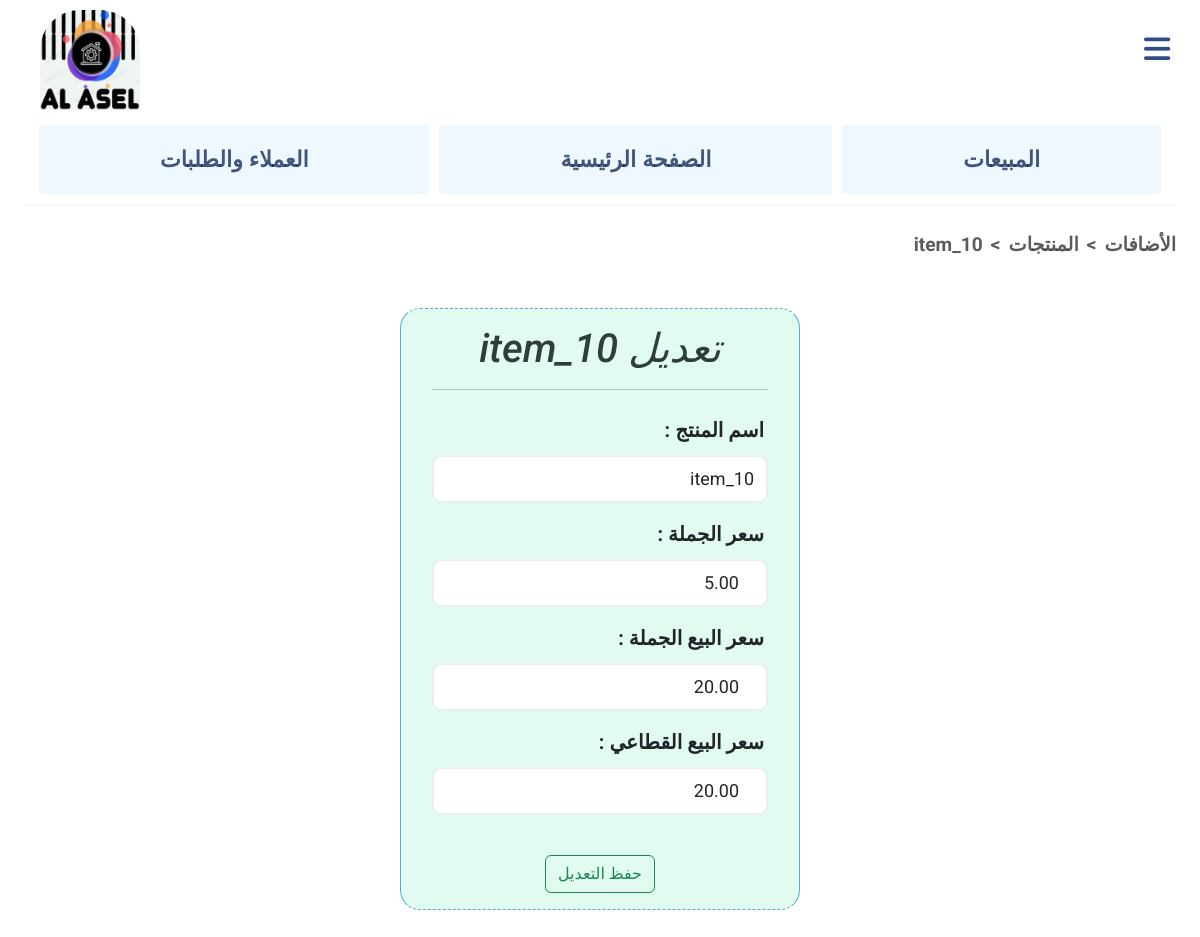
Before: /items_view/10 (signed in) with the older database file.
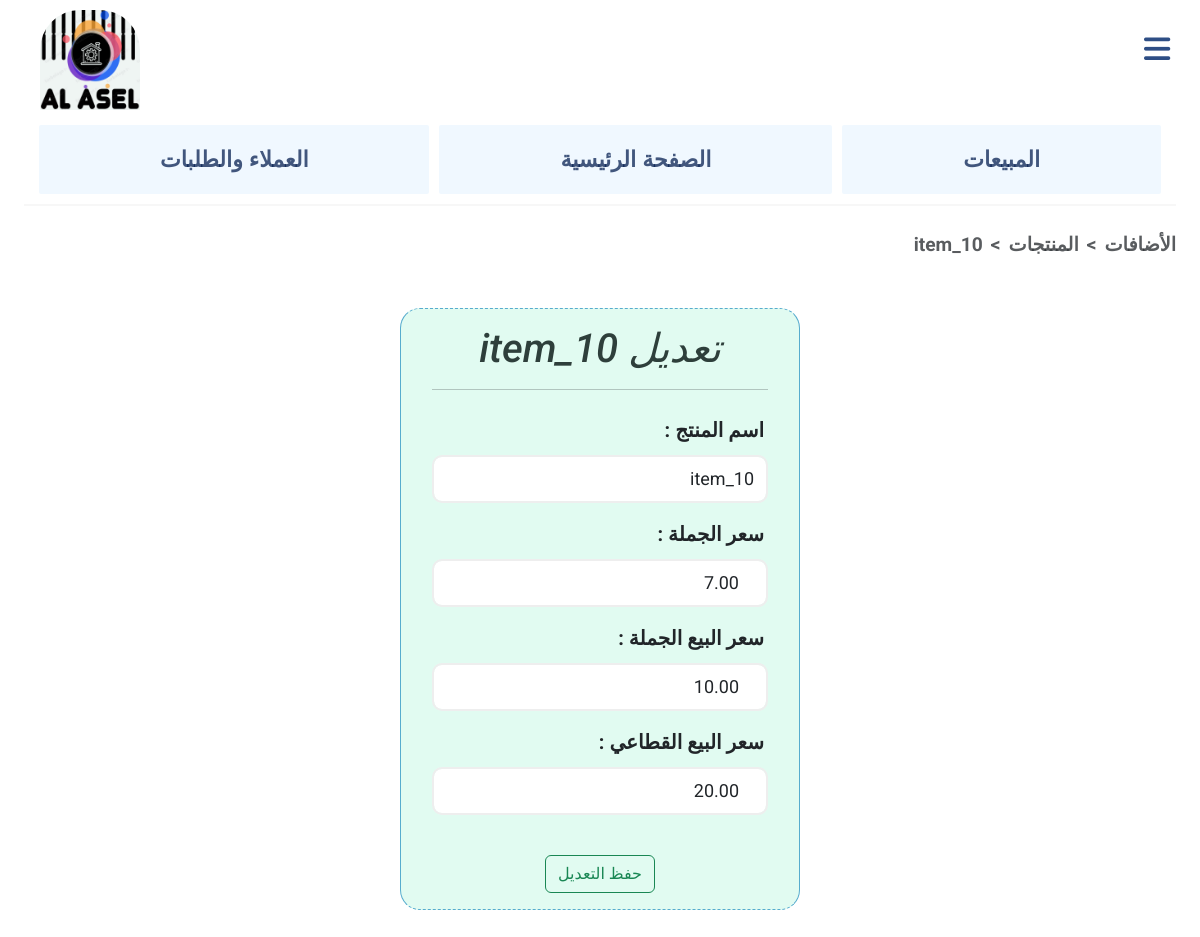
After: the same page with the newer database file.
### main/models.py (models this page shows, shortened)
class Item(models.Model):
    category = models.ForeignKey(Category, on_delete=models.CASCADE, related_name="items", null=True)
    name = models.CharField(max_length=64, unique=True)
    real_price = models.DecimalField(max_digits=10, decimal_places=2, validators=[MinValueValidator(0.00)])
    gomla_price = models.DecimalField(max_digits=6, decimal_places=2, validators=[MinValueValidator(0.00)])
    market_price = models.DecimalField(max_digits=6, decimal_places=2, validators=[MinValueValidator(0.00)])
    stock_quantity = models.PositiveIntegerField(default = 0)
    used_quantity = models.PositiveIntegerField(default = 0)
    quantity = models.PositiveIntegerField(default = 0)

### main/views.py (the view, shortened to what this page needs)
# urls.py: path("items_view/<int:item_id>", views.update_item, name="update_item"),
@login_required(login_url="/login/")
def update_item(request, item_id):
    item = get_object_or_404(Item, id=item_id)
    if request.method == 'GET':
        return render(request, "main/update_item.html", {
            "item": item,
        })

### main/templates/main/update_item.html (shortened to what this page needs)
{% extends "main/layout.html" %}
{% block body %}
<nav style="--bs-breadcrumb-divider: '<';" aria-label="breadcrumb">
    <ol class="breadcrumb">
      <li class="breadcrumb-item active" aria-current="page">{{item.name}}</li>
      <li class="breadcrumb-item active" aria-current="page">المنتجات</li>
      <li class="breadcrumb-item active" aria-current="page">الأضافات</li>
    </ol>
</nav>
<div class="container mt-5 mb-5 d-flex justify-content-center creating_item">
    <div class="card">
        <div class="card-body">
            <h1 lang="ar" dir="rtl"> تعديل {{ item.name }}</h1>
            <hr>
            <form action="{% url 'main:update_item' item.id %}" method="post">
                <div class="form-group">
                    <div class="form_label">
                        <label>: اسم المنتج</label>
                    </div>
                    <input class="form-control" type="text" name="name" value="{{ item.name }}" required>
                </div>
                <div class="form-group">
                    <div class="form_label">
                        <label>: سعر الجملة</label>
                    </div>
                    <input class="form-control" type="number" name="real_price" min="0" step="0.01" value="{{ item.real_price }}" required>
                </div>
                <div class="form-group">
                    <div class="form_label">
                        <label>: سعر البيع الجملة</label>
                    </div>
                    <input class="form-control" type="number" name="gomla_price" min="0" step="0.01" value="{{ item.gomla_price }}" required>
                </div>
                <div class="form-group">
                    <div class="form_label">
                        <label>: سعر البيع القطاعي</label>
                    </div>
                    <input class="form-control" type="number" name="market_price" min="0" step="0.01" value="{{ item.market_price }}" required>
                </div>
                <div class="form_button">
                <button type="submit" class="btn btn-outline-success">حفظ التعديل</button>
                </div>
            </form>
        </div>
    </div>
</div>
{% endblock %}

### main/templates/main/layout.html (shortened to what this page needs)
{% load static %}
<!DOCTYPE html>
<html lang="ar">
  <head>
    <link href="https://cdn.jsdelivr.net/npm/bootstrap@5.3.2/dist/css/bootstrap.min.css" rel="stylesheet">
    <link rel="stylesheet" href="{% static 'main/mainn.css' %}">
    <link rel="stylesheet" href="https://cdnjs.cloudflare.com/ajax/libs/font-awesome/6.0.0/css/all.min.css" />
  </head>
  <body>
    <div class="header">
      <div class="brand_logo">
        <a href="{% url 'main:make_order' %}">
          <img class="logo_img" alt="Logo" src="{% static 'main/logoamr.png' %}">
        </a>
        <button type="button" id="offcanvas_button" data-bs-toggle="offcanvas" data-bs-target="#offcanvasRight" aria-controls="offcanvasRight">
            <i id="offcanvas_icon" class="fa-solid fa-bars fa-flip-horizontal fa-2x" style="color: #2e4e85;"></i>
        </button>
      </div>
      <div class="page_option">
        <a href="{% url 'main:users' %}" class="page_option_buttton">العملاء والطلبات</a>
        <a href="{% url 'main:make_order' %}" class="page_option_buttton">الصفحة الرئيسية</a>
        <a href="{% url 'main:total_orders' %}" class="page_option_buttton">المبيعات</a>
      </div>
    </div>
    {% block body %}
    {% endblock %}
</body>
</html>

### main/static/main/mainn.css (style rules this page uses)
.header { text-align: center; font-size: 15px; padding-top: 10px; border-bottom-color:rgb(247, 247, 247); border-bottom-width: 2px; border-bottom-style:solid; display: grid; grid-template-rows: auto auto; padding-bottom: 10px; margin-bottom: 25px; background-color: white; }
.brand_logo { text-align: left; margin-left: 16px; display: flex; flex-direction: row; justify-content: space-between; align-items: center; }
#offcanvas_button { background-color: white; border: none; margin-bottom: 20px; }
.logo_img { width: 100px; height: 100px; border-top-left-radius: 40px; border-top-right-radius: 40px; box-sizing: border-box; }
.page_option { padding-top: 15px; padding-left: 15px; padding-right: 15px; display: grid; grid-template-columns: auto auto auto; column-gap: 10px; }
.page_option_buttton { background-color: aliceblue; border-radius: 2px; border-color: rgb(227, 234, 240); padding-top:8px; padding-bottom:8px; }
.page_option a { width:auto; font-family: arial; font-size: 22px; padding-top: 18px; padding-bottom: 18px; color:rgba(5, 31, 80, 0.747); text-decoration: none; }
body { padding-left: 2%; padding-right: 2%; font-family: arial; font-weight: bold; margin-top: 0; font-family: Roboto, Arial, sans-serif; }
body { transition: padding-right 0.3s ease; }
h1 { margin: 0; color: rgb(46, 63, 59); }
a { text-decoration: none; }
.card , .card li { background-color: rgba(250, 235, 215, 0.288); padding-left: 15px; padding-right: 15px; }
.breadcrumb { justify-content: flex-end; font-size: larger; }

Changed rows visible on the page:
changed Item "item_10": real_price "5.00" → "7.00"; gomla_price "20.00" → "10.00"
